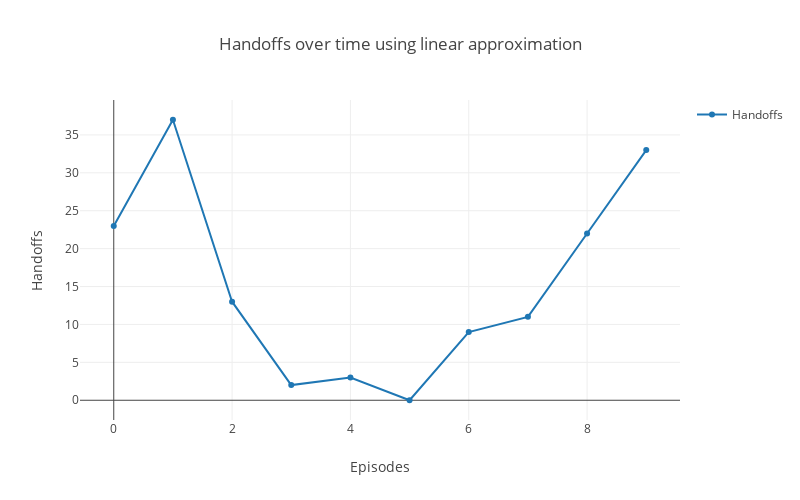

The notebook cell this image was saved under:
### Code cell
# Create handoff graph
handoffs = go.Scatter(
    x = len(result_DQN.Handoffs),
    y = result_DQN.Handoffs,
    name='Handoffs'
)

data = [handoffs]

# Plot and embed in ipython notebook!
plotly.offline.iplot(
    {"data": data,
     "layout": go.Layout(
         height=500,
         width=800,
         title='Handoffs over time using linear approximation',
         xaxis=dict(
             title='Episodes',
         ),
         yaxis=dict(
             title='Handoffs'
         ), 
         showlegend=True)},
    show_link=False,
    link_text=None)

### Figure 1 — Plotly figure (JSON) as saved in the notebook; plotly's stock layout.template omitted (floating-point values rounded to 4 significant figures)
{"data": [{"name": "Handoffs", "type": "scatter", "x": 10, "y": [23, 37, 13, 2, 3, 0, 9, 11, 22, 33]}], "layout": {"height": 500, "showlegend": true, "title": "Handoffs over time using linear approximation", "width": 800, "xaxis": {"title": "Episodes"}, "yaxis": {"title": "Handoffs"}}}
